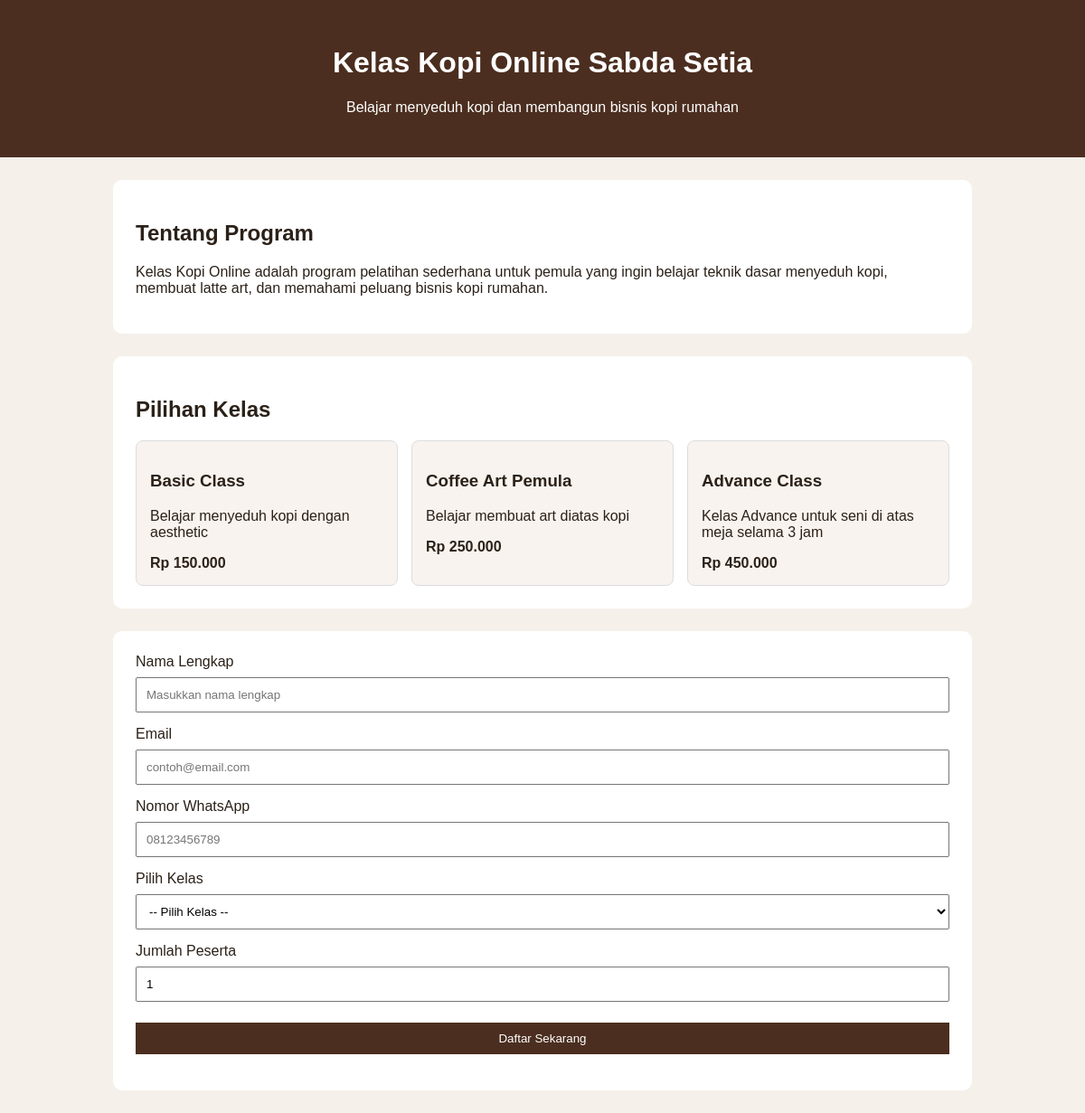
The page / on the database its author committed.
### tables this page shows
CREATE TABLE `courses` (
  `id` int(5) NOT NULL,
  `name` varchar(20) DEFAULT NULL,
  `description` text DEFAULT NULL,
  `price` double DEFAULT NULL
);

### index.php (the view)
<?php
include "header.php";
?>
<section>
    <h2>Tentang Program</h2>
    <p>
        Kelas Kopi Online adalah program pelatihan sederhana untuk pemula yang ingin
        belajar teknik dasar menyeduh kopi, membuat latte art, dan memahami peluang
        bisnis kopi rumahan.
    </p>
</section>
<section>
    <h2>Pilihan Kelas</h2>
    <div class="cards">
        <?php
        $sql = "select * from courses";
        $query = mysqli_query($conn, $sql);
        while($result = mysqli_fetch_array($query)){
        ?>
        <div class="card">
            <h3><?= $result['name'] ?></h3>
            <p>
                <?= $result['description'] ?>
            </p>
            <strong>Rp <?= number_format($result['price'],0,',','.') ?> </strong>
        </div>
        <?php
        }
        ?>
    </div>
</section>
<?php include "frm_pendaftaran.php"; ?>
</body>
</html>

### header.php (shortened to what this page needs)
<!DOCTYPE html>
<html lang="id">
<head>
    <link rel="stylesheet" href="CSS/style.css">
</head>
<body>
<header>
    <h1>Kelas Kopi Online Sabda Setia</h1>
    <p>Belajar menyeduh kopi dan membangun bisnis kopi rumahan</p>
</header>

### frm_pendaftaran.php (shortened to what this page needs)
<section>
    <form method="POST" action="sv_pendaftaran.php">
        <label>Nama Lengkap</label>
        <input type="text" name="full_name" placeholder="Masukkan nama lengkap">
        <label>Email</label>
        <input type="email" name="email" placeholder="contoh@email.com">
        <label>Nomor WhatsApp</label>
        <input type="text" name="phone_number" placeholder="08123456789">
        <label>Pilih Kelas</label>
        <select name="course_id">
            <option value="">-- Pilih Kelas --</option>
        </select>
        <label>Jumlah Peserta</label>
        <input type="number" name="participant_count" min="1" value="1">
        <button type="submit" name="daftar">Daftar Sekarang</button>
    </form>
</section>

### CSS/style.css (style rules this page uses)
body { font-family: Arial, sans-serif; background: #f5f0ea; margin: 0; color: #2b2118; }
header { background: #4b2e1f; color: white; padding: 30px; text-align: center; }
section { max-width: 900px; margin: 25px auto; background: white; padding: 25px; border-radius: 10px; }
.cards { display: flex; gap: 15px; flex-wrap: wrap; }
.card { flex: 1; min-width: 220px; background: #f8f3ef; border: 1px solid #ddd; padding: 15px; border-radius: 8px; transition: all 0.3s ease ; }
input, select, button { width: 100%; padding: 10px; margin-top: 8px; margin-bottom: 15px; box-sizing: border-box; }
button { background: #4b2e1f; color: white; border: none; cursor: pointer; }

### rows shown on the page
courses: name "Basic Class", description "Belajar menyeduh kopi dengan aesthetic", price "150.000"
courses: name "Coffee Art Pemula", description "Belajar membuat art diatas kopi", price "250.000"
courses: name "Advance Class", description "Kelas Advance untuk seni di atas meja selama 3 jam", price "450.000"
